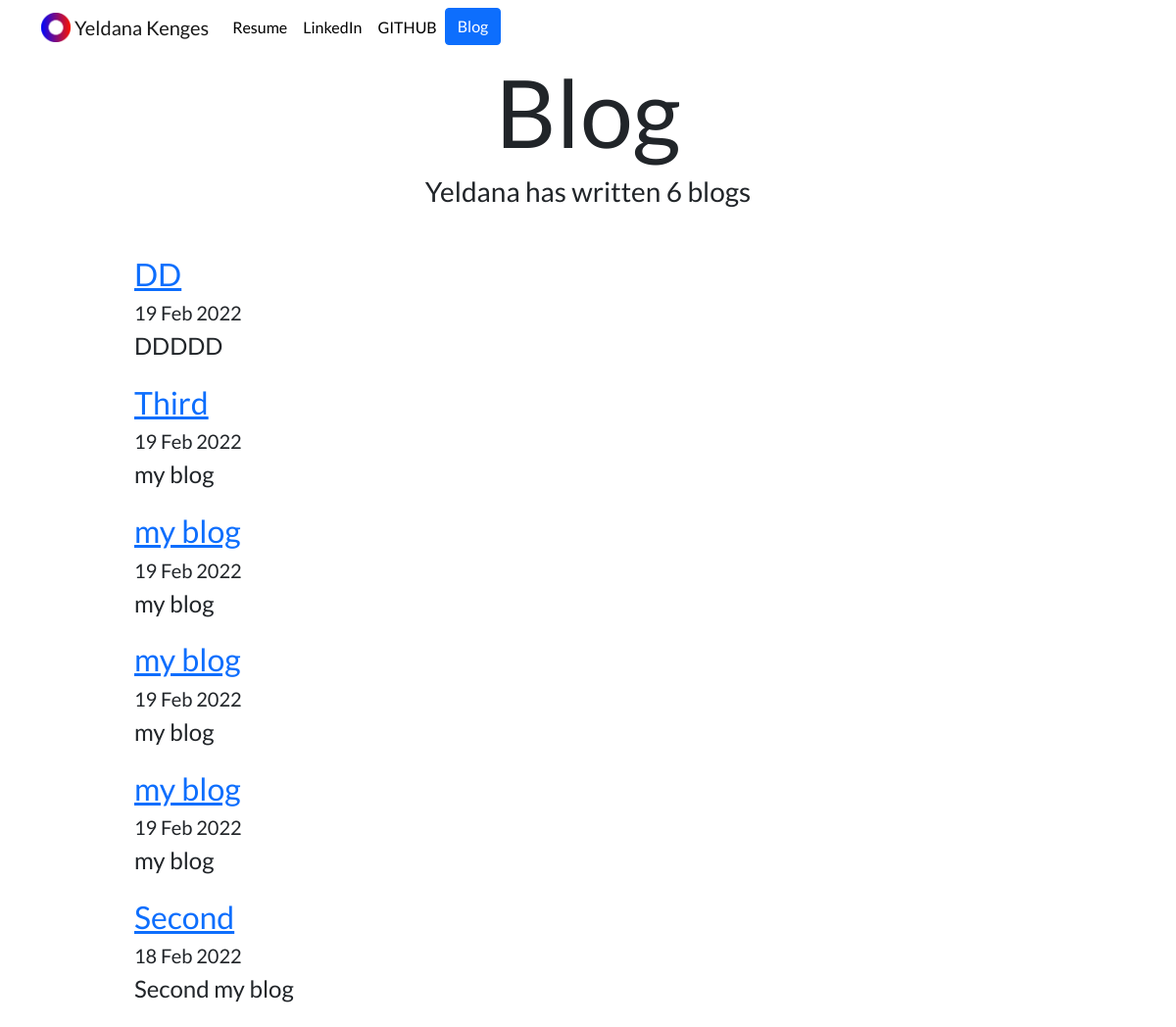
Screenshot of /blog/ with the database file from the repository.
### blog/models.py (models this page shows, shortened)
class Blog(models.Model):
    title = models.CharField(max_length=200)
    description = models.TextField()
    date = models.DateField()

### blog/views.py (the view)
# urls.py: path('', views.all_blogs, name = 'all_blogs'),
def all_blogs(request):
    blogs = Blog.objects.order_by('-date')
    return render(request,"blog/all_blogs.html", {'blogs':blogs})

### blog/templates/blog/all_blogs.html
{% extends 'portfolio/base.html' %}
{% load static %}
{% block content %}
<h1 id="blogtitle" class="font-weight-bold text-center">Blog</h1>
<h3 class="text-center mb-5"> Yeldana has written {{ blogs.count }} blog{{ blogs.count|pluralize }}</h3>
{% for blog in blogs %}
<div class="row justify-content-center my-3">
    <div class="col-md-10">
        <a href="{% url 'blog:detail' blog.id %}"><h2>{{ blog.title }}</h2></a>
        <h5>{{ blog.date|date:"d M Y" }}</h5>
        <h4>{{ blog.description|striptags|truncatechars:100 }}</h4>
  </div>
</div>
{% endfor %}
{% endblock %}

### portfolio/static/portfolio/custom.css (style rules this page uses)
body { font-family: 'Lato', sans-serif; }
#blogtitle { font-size: 6rem; }

### rows the page displays
Blog: title "DD", date "19 Feb 2022", description "DDDDD"
Blog: title "Third", date "19 Feb 2022", description "my blog"
Blog: title "my blog", date "19 Feb 2022", description "my blog"
Blog: title "my blog", date "19 Feb 2022", description "my blog"
Blog: title "my blog", date "19 Feb 2022", description "my blog"
Blog: title "Second", date "18 Feb 2022", description "Second my blog"

### other values shown
{{ blogs.count }} "6"
